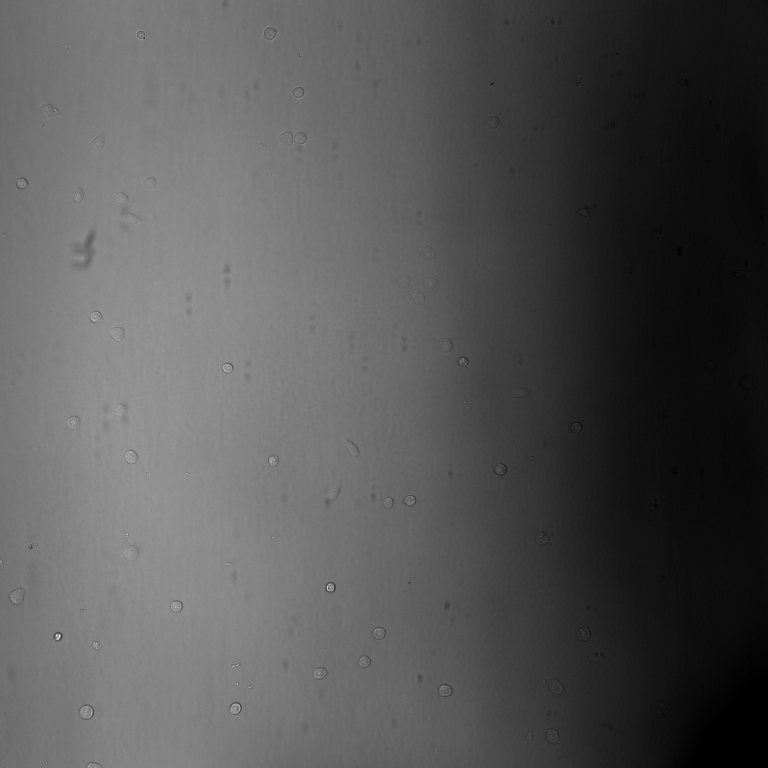
#> input picture aiSEGcell_supplement/aiSEGcell_sourcedata_scripts_software/sourcedata_analysis_scripts/fig2/a/220524DS30_p0011/220524DS30_p0011_t00011_z001_w00.png, 2304 x 2304 px (shown at 1/3 size); its folder holds 5 pictures in this run
$ python fig2a.py
#> lines starting #> are read from the running program, lines starting #| are printed output that depends on the picture
import os
import re
import glob

import numpy as np
import pandas as pd
import matplotlib.pyplot as plt
import seaborn as sb

from skimage import io, exposure, segmentation

# assign output directory
path_out = '../../output/fig2/a'
os.makedirs(path_out, exist_ok=True)

# load data
timepoints = [9, 16, 33]
df = pd.read_csv('./fig2a.csv')
#> (reads aiSEGcell_supplement/aiSEGcell_sourcedata_scripts_software/sourcedata_analysis_scripts/fig2/a/fig2a.csv from the repository)
df2 = df[df['TimePoint'].isin(timepoints)]

# plot time series
sb.lineplot(x='Time', y='MeanNoBgCorrectedCh00_norm', data=df, color='black')
sb.scatterplot(x='Time', y='MeanNoBgCorrectedCh00_norm', data=df2, color='black')
plt.ylim(0.00, 1.05)
plt.savefig(os.path.join(path_out, 'timeseries.pdf'), bbox_inches='tight')
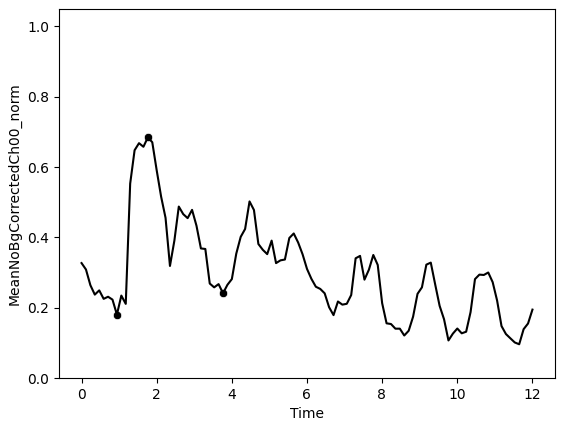
#> figure drawn by matplotlib, 1 panel; curve peaks at x = 1.77, y = 0.684
plt.close()

# crop around single cells matching example time series
timepoint_pattern = re.compile(r't(\d+)_')
df = pd.read_csv('./220524DS30_p0011-002DS_QTFyDetectionCh2SegMethod0.csv')
#> (reads aiSEGcell_supplement/aiSEGcell_sourcedata_scripts_software/sourcedata_analysis_scripts/fig2/a/220524DS30_p0011-002DS_QTFyDetectionCh2SegMethod0.csv from the repository)
subdirs = ['bf', 'p65', 'nuc', 'mask', 'contour', 'pred']
for subdir in subdirs:
    os.makedirs(os.path.join(path_out, subdir), exist_ok=True)

paths_bf = [
        './220524DS30_p0011/220524DS30_p0011_t00011_z001_w00.png',
        './220524DS30_p0011/220524DS30_p0011_t00016_z001_w00.png',
        './220524DS30_p0011/220524DS30_p0011_t00025_z001_w00.png',
        './220524DS30_p0011/220524DS30_p0011_t00033_z001_w00.png',
        './220524DS30_p0011/220524DS30_p0011_t00036_z001_w00.png',
        './220524DS30_p0011/220524DS30_p0011_t00044_z001_w00.png',
        './220524DS30_p0011/220524DS30_p0011_t00061_z001_w00.png',
        './220524DS30_p0011/220524DS30_p0011_t00068_z001_w00.png',
        './220524DS30_p0011/220524DS30_p0011_t00081_z001_w00.png',
        './220524DS30_p0011/220524DS30_p0011_t00091_z001_w00.png',
        './220524DS30_p0011/220524DS30_p0011_t00101_z001_w00.png',
        ]
paths_p65 = [
        './220524DS30_p0011/220524DS30_p0011_t00011_z001_w01.png',
        './220524DS30_p0011/220524DS30_p0011_t00016_z001_w01.png',
        './220524DS30_p0011/220524DS30_p0011_t00025_z001_w01.png',
        './220524DS30_p0011/220524DS30_p0011_t00033_z001_w01.png',
        './220524DS30_p0011/220524DS30_p0011_t00036_z001_w01.png',
        './220524DS30_p0011/220524DS30_p0011_t00044_z001_w01.png',
        './220524DS30_p0011/220524DS30_p0011_t00061_z001_w01.png',
        './220524DS30_p0011/220524DS30_p0011_t00068_z001_w01.png',
        './220524DS30_p0011/220524DS30_p0011_t00081_z001_w01.png',
        './220524DS30_p0011/220524DS30_p0011_t00091_z001_w01.png',
        './220524DS30_p0011/220524DS30_p0011_t00101_z001_w01.png',
        ]
paths_nuc = [
        './220524DS30_p0011/220524DS30_p0011_t00011_z001_w02.png',
        './220524DS30_p0011/220524DS30_p0011_t00016_z001_w02.png',
        './220524DS30_p0011/220524DS30_p0011_t00025_z001_w02.png',
        './220524DS30_p0011/220524DS30_p0011_t00033_z001_w02.png',
        './220524DS30_p0011/220524DS30_p0011_t00036_z001_w02.png',
        './220524DS30_p0011/220524DS30_p0011_t00044_z001_w02.png',
        './220524DS30_p0011/220524DS30_p0011_t00061_z001_w02.png',
        './220524DS30_p0011/220524DS30_p0011_t00068_z001_w02.png',
        './220524DS30_p0011/220524DS30_p0011_t00081_z001_w02.png',
        './220524DS30_p0011/220524DS30_p0011_t00091_z001_w02.png',
        './220524DS30_p0011/220524DS30_p0011_t00101_z001_w02.png',
        ]
paths_mask = [
        './220524DS30_p0011/220524DS30_p0011_t00011_z001_w02_m00_mask.png',
        './220524DS30_p0011/220524DS30_p0011_t00016_z001_w02_m00_mask.png',
        './220524DS30_p0011/220524DS30_p0011_t00025_z001_w02_m00_mask.png',
        './220524DS30_p0011/220524DS30_p0011_t00033_z001_w02_m00_mask.png',
        './220524DS30_p0011/220524DS30_p0011_t00036_z001_w02_m00_mask.png',
        './220524DS30_p0011/220524DS30_p0011_t00044_z001_w02_m00_mask.png',
        './220524DS30_p0011/220524DS30_p0011_t00061_z001_w02_m00_mask.png',
        './220524DS30_p0011/220524DS30_p0011_t00068_z001_w02_m00_mask.png',
        './220524DS30_p0011/220524DS30_p0011_t00081_z001_w02_m00_mask.png',
        './220524DS30_p0011/220524DS30_p0011_t00091_z001_w02_m00_mask.png',
        './220524DS30_p0011/220524DS30_p0011_t00101_z001_w02_m00_mask.png',
        ]
paths_pred = [
        './220524DS30_p0011/220524DS30_p0011_t00011_z001_w00_m00_mask.png',
        './220524DS30_p0011/220524DS30_p0011_t00016_z001_w00_m00_mask.png',
        './220524DS30_p0011/220524DS30_p0011_t00025_z001_w00_m00_mask.png',
        './220524DS30_p0011/220524DS30_p0011_t00033_z001_w00_m00_mask.png',
        './220524DS30_p0011/220524DS30_p0011_t00036_z001_w00_m00_mask.png',
        './220524DS30_p0011/220524DS30_p0011_t00044_z001_w00_m00_mask.png',
        './220524DS30_p0011/220524DS30_p0011_t00061_z001_w00_m00_mask.png',
        './220524DS30_p0011/220524DS30_p0011_t00068_z001_w00_m00_mask.png',
        './220524DS30_p0011/220524DS30_p0011_t00081_z001_w00_m00_mask.png',
        './220524DS30_p0011/220524DS30_p0011_t00091_z001_w00_m00_mask.png',
        './220524DS30_p0011/220524DS30_p0011_t00101_z001_w00_m00_mask.png',
        ]

paths_bf.sort()
paths_p65.sort()
paths_nuc.sort()
paths_mask.sort()
paths_pred.sort()

bp_wp_bf = {
        '220524DS30_p0011_t00011_z001_w00.png': [100, 180],
        '220524DS30_p0011_t00016_z001_w00.png': [100, 180],
        '220524DS30_p0011_t00025_z001_w00.png': [100, 180],
        '220524DS30_p0011_t00033_z001_w00.png': [100, 180],
        '220524DS30_p0011_t00036_z001_w00.png': [100, 180],
        '220524DS30_p0011_t00044_z001_w00.png': [100, 180],
        '220524DS30_p0011_t00061_z001_w00.png': [100, 180],
        '220524DS30_p0011_t00068_z001_w00.png': [100, 180],
        '220524DS30_p0011_t00081_z001_w00.png': [100, 180],
        '220524DS30_p0011_t00091_z001_w00.png': [100, 180],
        '220524DS30_p0011_t00101_z001_w00.png': [100, 180],
        }

bp_wp_nuc = {
        '220524DS30_p0011_t00011_z001_w02.png': [20, 130],
        '220524DS30_p0011_t00016_z001_w02.png': [20, 130],
        '220524DS30_p0011_t00025_z001_w02.png': [20, 130],
        '220524DS30_p0011_t00033_z001_w02.png': [20, 130],
        '220524DS30_p0011_t00036_z001_w02.png': [20, 130],
        '220524DS30_p0011_t00044_z001_w02.png': [20, 130],
        '220524DS30_p0011_t00061_z001_w02.png': [20, 130],
        '220524DS30_p0011_t00068_z001_w02.png': [20, 130],
        '220524DS30_p0011_t00081_z001_w02.png': [20, 130],
        '220524DS30_p0011_t00091_z001_w02.png': [20, 130],
        '220524DS30_p0011_t00101_z001_w02.png': [20, 130],
        }

bp_wp_p65 = {
        '220524DS30_p0011_t00011_z001_w01.png': [40, 160],
        '220524DS30_p0011_t00016_z001_w01.png': [40, 160],
        '220524DS30_p0011_t00025_z001_w01.png': [40, 160],
        '220524DS30_p0011_t00033_z001_w01.png': [40, 160],
        '220524DS30_p0011_t00036_z001_w01.png': [40, 160],
        '220524DS30_p0011_t00044_z001_w01.png': [40, 160],
        '220524DS30_p0011_t00061_z001_w01.png': [40, 160],
        '220524DS30_p0011_t00068_z001_w01.png': [40, 160],
        '220524DS30_p0011_t00081_z001_w01.png': [40, 160],
        '220524DS30_p0011_t00091_z001_w01.png': [40, 160],
        '220524DS30_p0011_t00101_z001_w01.png': [40, 160],
        }

for path_bf, path_p65, path_nuc, path_mask, path_pred in zip(paths_bf, paths_p65, paths_nuc, paths_mask, paths_pred):
    # get timepoint
    i = int(timepoint_pattern.search(path_bf).group(1))

    # get centroid
    x = int(df.loc[df.TimePoint == i+1, 'XMorphologyCh02'].values)
    y = int(df.loc[df.TimePoint == i+1, 'YMorphologyCh02'].values)

    # load images
    bf = io.imread(path_bf)[:, :, 0]
#> bf: shape (2304, 2304); min 0, max 255, mean 85
    p65 = io.imread(path_p65)[:, :, 0]
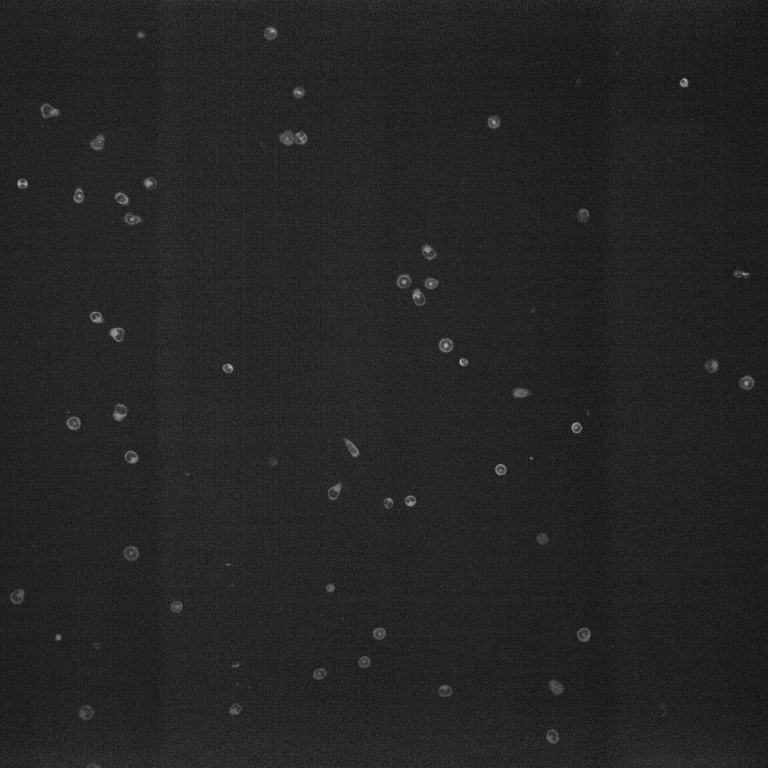
#> input picture aiSEGcell_supplement/aiSEGcell_sourcedata_scripts_software/sourcedata_analysis_scripts/fig2/a/220524DS30_p0011/220524DS30_p0011_t00011_z001_w01.png, 2304 x 2304 px (shown at 1/3 size)
#> p65: shape (2304, 2304); min 0, max 255, mean 36.5
#> (the run stopped early here; a loop or call above may not have finished)
